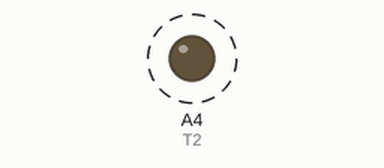
Simulated run of this sketch. Board: Arduino Uno, built with avr-gcc and run on an emulated ATmega328P. Shown: output pins drawn as LEDs (lit = HIGH). Dashed ring = blinking. What the sketch prints to the serial monitor is not drawn.

Above: at 0.5 s.
Timing chart, 0 to 4.6 s (numbered marks = the images above):
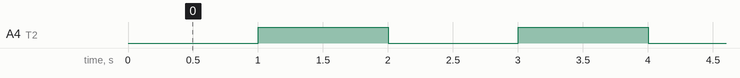

Measured:
- by itself, A4 (T2): alternates HIGH for 1.0 s and LOW for 1.0 s

The sketch:

Blink.ino
```cpp
const int T2 = A4;  // NEXT


void setup() {
  Serial.begin(9600);
  pinMode(T2, OUTPUT);
  digitalWrite(T2, LOW);
}

void loop() {
  Serial.println("LOW");
  delay(1000);
  digitalWrite(T2, HIGH);
  Serial.println("HIGH");
  delay(1000);
  digitalWrite(T2, LOW);
}
```
